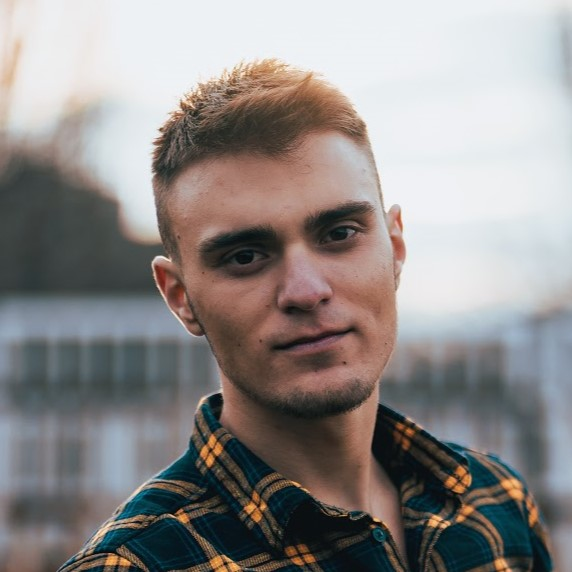
#> input picture data/profile-pic.jpg, 572 x 572 px, found by its file name
$ python laplace.py
#> lines starting #> are read from the running program, lines starting #| are printed output that depends on the picture
"""
@file laplace_demo.py
@brief Sample code showing how to detect edges using the Laplace operator
"""

import sys
import cv2 as cv


def main(argv):
    # [variables]
    # Declare the variables we are going to use
    ddepth = cv.CV_16S
    kernel_size = 3
    window_name = "Laplace Demo"
    # [variables]
    # [load]
    imageName = argv[0] if len(argv) > 0 else "data/profile-pic.jpg"
    src = cv.imread(cv.samples.findFile(imageName), cv.IMREAD_COLOR)  # Load an image
#> src is the input picture: shape (572, 572, 3); mean B, G, R 137.1, 138.5, 143
    # Check if image is loaded fine
    if src is None:
        print("Error opening image")
        print("Program Arguments: [image_name -- default data/profile-pic.jpg]")
        return -1
    # [load]
    # [reduce_noise]
    # Remove noise by blurring with a Gaussian filter
    src = cv.GaussianBlur(src, (3, 3), 0)
    # [reduce_noise]
    # [convert_to_gray]
    # Convert the image to grayscale
    src_gray = cv.cvtColor(src, cv.COLOR_BGR2GRAY)
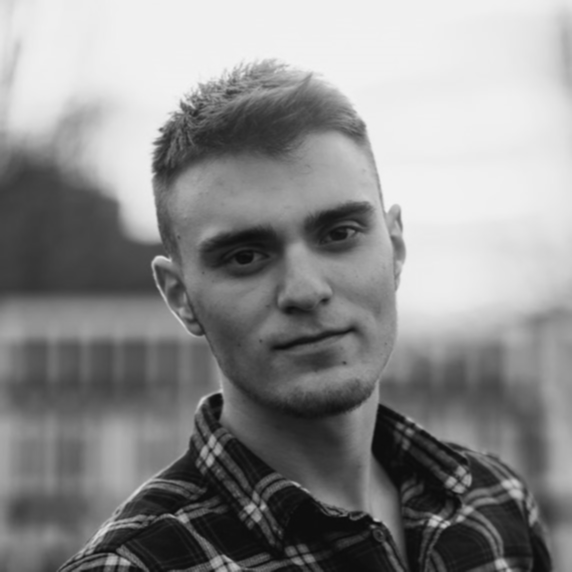
#> src_gray: shape (572, 572); min 12, max 243, mean 139.7
    # [convert_to_gray]
    # Create Window
    cv.namedWindow(window_name, cv.WINDOW_AUTOSIZE)
    # [laplacian]
    # Apply Laplace function
    dst = cv.Laplacian(src_gray, ddepth, ksize=kernel_size)
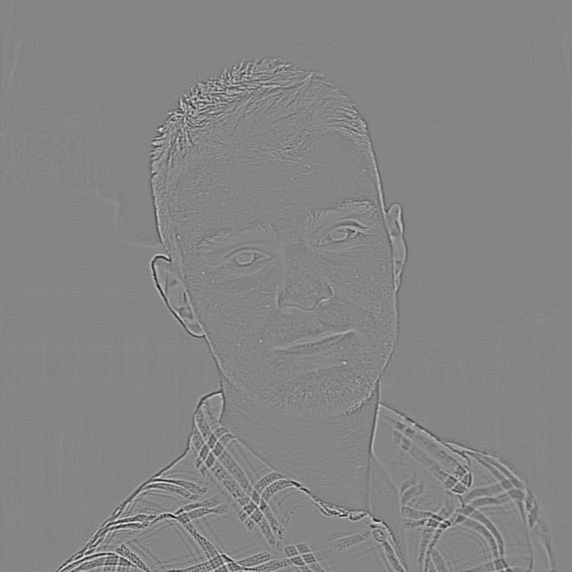
#> dst: shape (572, 572) int16; min -314, max 286, mean 0; drawn with min black and max white
    # [laplacian]
    # [convert]
    # converting back to uint8
    abs_dst = cv.convertScaleAbs(dst)
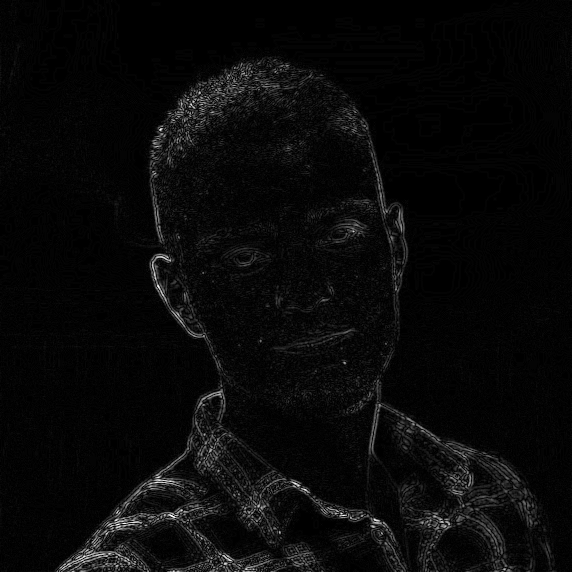
#> abs_dst: shape (572, 572); min 0, max 255, mean 9.1
    # [convert]
    # [display]
    cv.imshow(window_name, abs_dst)
    cv.waitKey(0)
    # [display]
    return 0


if __name__ == "__main__":
    main(sys.argv[1:])
